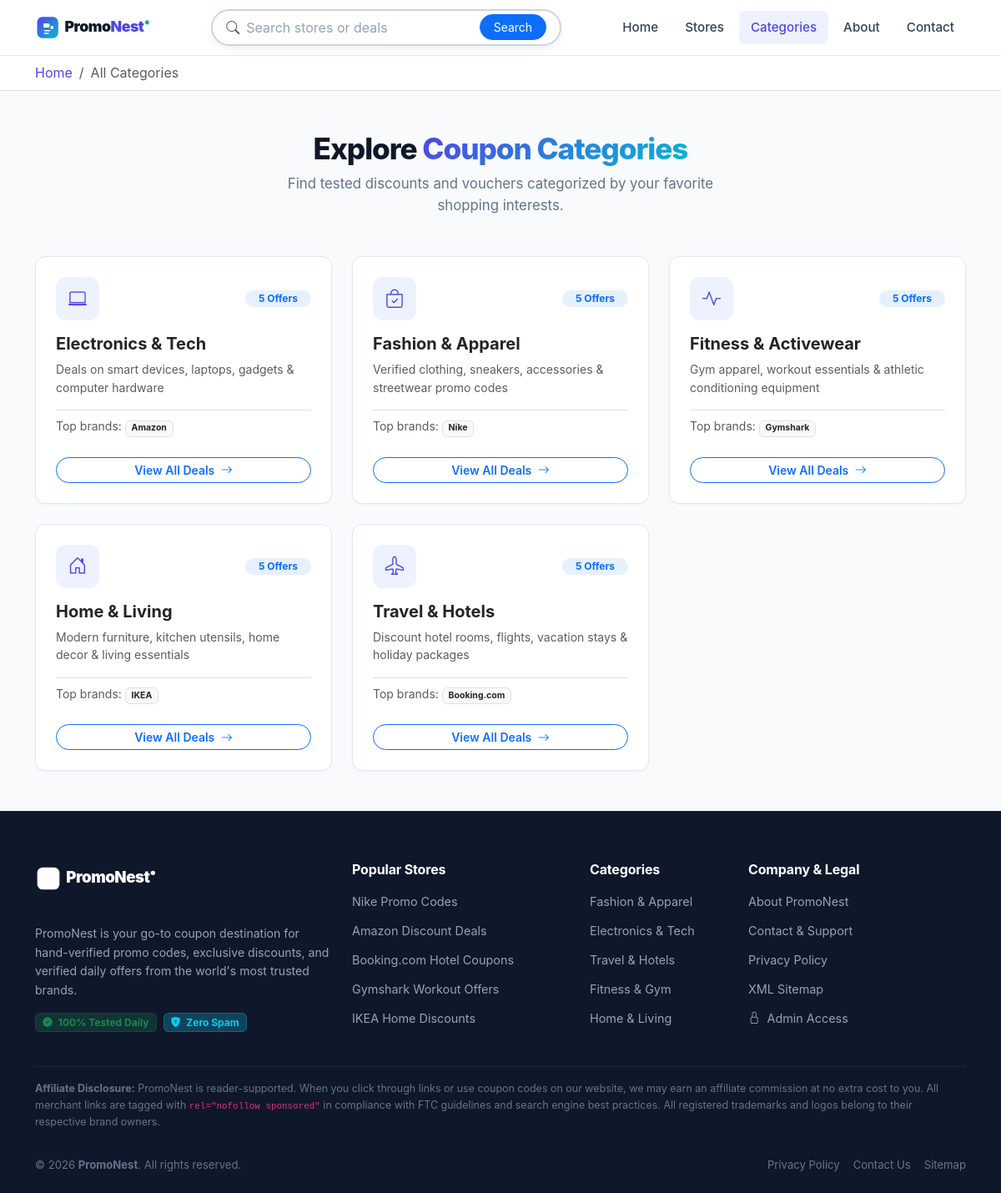
/categories.php, run on the app's committed database.
### tables this page shows
CREATE TABLE `categories` (
  `id` int(11) NOT NULL AUTO_INCREMENT,
  `name` varchar(100) NOT NULL,
  `slug` varchar(120) NOT NULL,
  `created_at` timestamp NOT NULL DEFAULT current_timestamp(),
  `icon` varchar(50) DEFAULT 'bi-tag',
  `description` varchar(255) DEFAULT '',
  PRIMARY KEY (`id`),
  UNIQUE KEY `slug` (`slug`)
);

### connection.php (called while the page is built, shortened)
<?php
function base_url($path = '') {
    $protocol = (!empty($_SERVER['HTTPS']) && $_SERVER['HTTPS'] !== 'off') ? "https" : "http";
    $host = $_SERVER['HTTP_HOST'] ?? 'localhost';
    $scriptDir = str_replace('\\', '/', dirname($_SERVER['SCRIPT_NAME']));
    $baseDir = preg_replace('/(\/admin|\/includes)$/', '', $scriptDir);
    $baseDir = rtrim($baseDir, '/');
    $path = ltrim($path, '/');
    return $protocol . '://' . $host . $baseDir . ($path ? '/' . $path : '');
}
function e($str) {
    return htmlspecialchars((string)$str, ENT_QUOTES, 'UTF-8');
}
?>

### categories.php (the view, shortened to what this page needs)
<?php
require_once __DIR__ . '/connection.php';
include __DIR__ . '/header.php';
$stmt = $pdo->query("
    SELECT cat.*, COUNT(c.id) AS coupon_count
    FROM categories cat
    LEFT JOIN coupons c ON cat.id = c.category_id AND c.status = 'active' AND c.expiry_date >= CURDATE()
    GROUP BY cat.id
    ORDER BY cat.name ASC
");
$categories = $stmt->fetchAll();
?>
<div class="bg-white border-bottom py-2">
    <div class="container">
        <nav aria-label="breadcrumb">
            <ol class="breadcrumb mb-0 small">
                <li class="breadcrumb-item"><a href="<?= base_url() ?>">Home</a></li>
                <li class="breadcrumb-item active" aria-current="page">All Categories</li>
            </ol>
        </nav>
    </div>
</div>
<div class="container py-5">
    <div class="text-center mb-5">
        <h1 class="pn-hero-title mb-2">Explore <span>Coupon Categories</span></h1>
        <p class="pn-hero-desc">Find tested discounts and vouchers categorized by your favorite shopping interests.</p>
    </div>
    <div class="row g-4 row-cols-1 row-cols-md-2 row-cols-lg-3">
        <?php foreach ($categories as $cat):
            $stmtB = $pdo->prepare("
                SELECT DISTINCT b.name, b.slug
                FROM brands b
                JOIN coupons c ON b.id = c.brand_id
                WHERE c.category_id = :cid AND b.status = 'active'
                LIMIT 3
            ");
            $stmtB->execute([':cid' => $cat['id']]);
            $sampleBrands = $stmtB->fetchAll();
        ?>
            <div class="col">
                <div class="pn-category-card text-start align-items-stretch p-4">
                    <div class="d-flex align-items-center justify-content-between mb-3">
                        <div class="pn-category-icon m-0">
                            <i class="bi <?= !empty($cat['icon']) ? e($cat['icon']) : 'bi-tag' ?>"></i>
                        </div>
                        <span class="badge bg-primary bg-opacity-10 text-primary rounded-pill px-3 py-1">
                            <?= $cat['coupon_count'] ?> Offers
                        </span>
                    </div>
                    <h2 class="h5 fw-bold mb-2">
                        <a href="<?= base_url('category.php?slug=' . urlencode($cat['slug'])) ?>" class="text-dark text-decoration-none">
                            <?= e($cat['name']) ?>
                        </a>
                    </h2>
                    <p class="text-muted small mb-3 flex-grow-1">
                        <?= e($cat['description']) ?>
                    </p>
                    <?php if (!empty($sampleBrands)): ?>
                        <div class="pt-2 border-top small">
                            <span class="text-muted">Top brands:</span>
                            <?php foreach ($sampleBrands as $sb): ?>
                                <a href="<?= base_url('store.php?slug=' . urlencode($sb['slug'])) ?>" class="badge bg-light text-dark text-decoration-none border me-1">
                                    <?= e($sb['name']) ?>
                                </a>
                            <?php endforeach; ?>
                        </div>
                    <?php endif; ?>
                    <div class="mt-3 pt-2">
                        <a href="<?= base_url('category.php?slug=' . urlencode($cat['slug'])) ?>" class="btn btn-outline-primary btn-sm rounded-pill w-100 fw-semibold">
                            View All Deals <i class="bi bi-arrow-right ms-1"></i>
                        </a>
                    </div>
                </div>
            </div>
        <?php endforeach; ?>
    </div>
</div>
<?php include __DIR__ . '/footer.php'; ?>

### assets/css/style.css (style rules this page uses)
:root { --pn-primary: #4F46E5; --pn-primary-dark: #4338CA; --pn-primary-light: #EEF2FF; --pn-secondary: #06B6D4; --pn-emerald: #10B981; --pn-emerald-dark: #059669; --pn-emerald-light: #ECFDF5; --pn-amber: #F59E0B; --pn-amber-light: #FEF3C7; --pn-rose: #F43F5E; --pn-rose-light: #FFE4E6; --pn-bg: #F8FAFC; --pn-surface: #FFFFFF; --pn-surface-alt: #F1F5F9; --pn-border: #E2E8F0; --pn-border-hover: #CBD5E1; --pn-text-main: #0F172A; --pn-text-sub: #334155; --pn-text-muted: #64748B; --pn-text-light: #94A3B8; --pn-radius-sm: 8px; --pn-radius-md: 12px; --pn-radius-lg: 18px; --pn-radius-full: 9999px; --pn-shadow-sm: 0 1px 2px rgba(15, 23, 42, 0.04); --pn-shadow-md: 0 4px 16px -2px rgba(15, 23, 42, 0.06), 0 2px 6px -1px rgba(15, 23, 42, 0.03); --pn-shadow-lg: 0 12px 28px -4px rgba(15, 23, 42, 0.1), 0 4px 12px -2px rgba(15, 23, 42, 0.05); --pn-shadow-hover: 0 16px 32px -4px rgba(79, 70, 229, 0.12), 0 6px 14px -2px rgba(15, 23, 42, 0.06); --pn-transition: all 0.22s cubic-bezier(0.16, 1, 0.3, 1); }
* { margin: 0; padding: 0; box-sizing: border-box; -webkit-tap-highlight-color: transparent; }
html { font-size: 16px; scroll-behavior: smooth; }
body { font-family: -apple-system, BlinkMacSystemFont, 'Segoe UI', Roboto, Helvetica, Arial, sans-serif; background-color: var(--pn-bg); color: var(--pn-text-sub); line-height: 1.55; overflow-x: hidden; min-height: 100vh; display: flex; flex-direction: column; }
a { color: var(--pn-primary); text-decoration: none; transition: var(--pn-transition); }
.pn-hero-title { font-size: 2.2rem; font-weight: 800; color: var(--pn-text-main); line-height: 1.2; letter-spacing: -0.03em; margin-bottom: 12px; }
.pn-hero-title span { background: linear-gradient(135deg, var(--pn-primary) 0%, #06B6D4 100%); -webkit-background-clip: text; -webkit-text-fill-color: transparent; }
.pn-hero-desc { font-size: 1.05rem; color: var(--pn-text-muted); max-width: 580px; margin: 0 auto 28px; }
.pn-category-card { background: var(--pn-surface); border: 1px solid var(--pn-border); border-radius: var(--pn-radius-md); padding: 20px; text-align: center; transition: var(--pn-transition); display: flex; flex-direction: column; align-items: center; box-shadow: var(--pn-shadow-sm); height: 100%; }
.pn-category-icon { width: 52px; height: 52px; border-radius: var(--pn-radius-md); background: var(--pn-primary-light); color: var(--pn-primary); display: flex; align-items: center; justify-content: center; font-size: 1.4rem; margin-bottom: 12px; transition: var(--pn-transition); }

### data on the page
categories: coupon_count "5", name "Electronics & Tech", description "Deals on smart devices, laptops, gadgets & computer hardware", name "Amazon"
categories: coupon_count "5", name "Fashion & Apparel", description "Verified clothing, sneakers, accessories & streetwear promo codes", name "Nike"
categories: coupon_count "5", name "Fitness & Activewear", description "Gym apparel, workout essentials & athletic conditioning equipment", name "Gymshark"
categories: coupon_count "5", name "Home & Living", description "Modern furniture, kitchen utensils, home decor & living essentials", name "IKEA"
categories: coupon_count "5", name "Travel & Hotels", description "Discount hotel rooms, flights, vacation stays & holiday packages", name "Booking.com"
